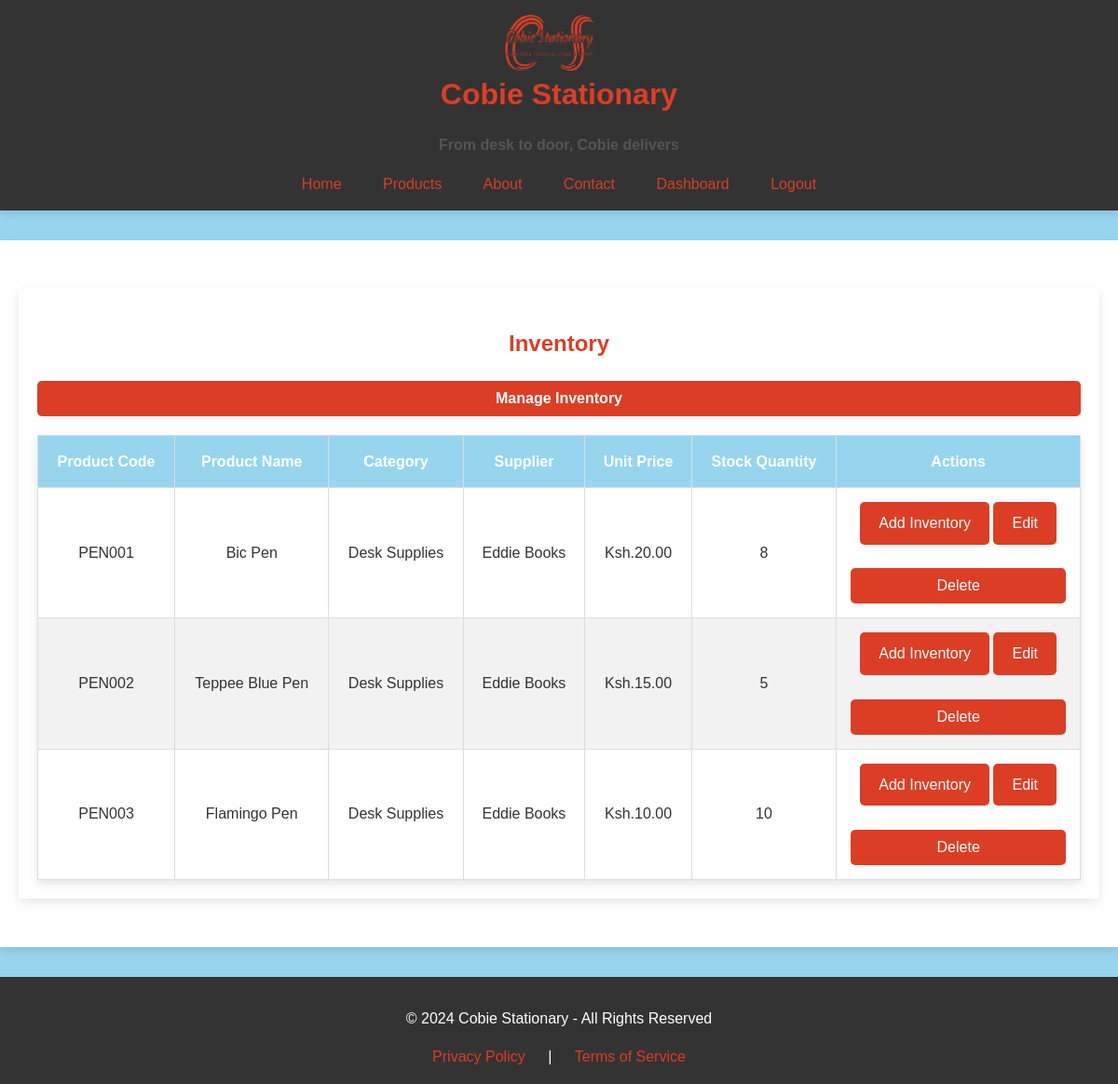
Page /inventory/view/inventory (signed in) on the committed database.
### app/models.py (models this page shows, shortened)
class Product(db.Model):
    __tablename__ = 'products'
    product_id = db.Column(db.Integer, primary_key=True, autoincrement=True)
    product_name = db.Column(db.String(255), nullable=False)
    product_code = db.Column(db.String(10), unique=True, nullable=True)  # New field for product code
    category_id = db.Column(db.Integer, db.ForeignKey('categories.category_id'), nullable=True)
    supplier_id = db.Column(db.Integer, db.ForeignKey('suppliers.supplier_id'), nullable=True)
    unit_price = db.Column(db.Numeric(10, 2), nullable=False)
    stock_quantity = db.Column(db.Integer, nullable=False, default=0)
    reorder_level = db.Column(db.Integer, nullable=False)
    discontinued = db.Column(db.Boolean, default=False)
    inventory = db.relationship('Inventory', backref='product', lazy=True)
    sales_items = db.relationship('SalesItem', backref='product', lazy=True)

class Category(db.Model):
    __tablename__ = 'categories'
    category_id = db.Column(db.Integer, primary_key=True, autoincrement=True)
    category_name = db.Column(db.String(255), nullable=False)
    description = db.Column(db.Text)
    products = db.relationship('Product', backref='category', lazy=True)

class Supplier(db.Model):
    __tablename__ = 'suppliers'
    supplier_id = db.Column(db.Integer, primary_key=True, autoincrement=True)
    supplier_name = db.Column(db.String(255), nullable=False)
    contact_name = db.Column(db.String(255), nullable=True)
    contact_email = db.Column(db.String(255), nullable=True)
    contact_phone = db.Column(db.String(20), nullable=True)
    address = db.Column(db.Text, nullable=True)
    products = db.relationship('Product', backref='supplier', lazy=True)

### app/inventory/routes.py (the view)
@inventory_bp.route('/view/inventory')
@login_required
def view_inventory():
    if current_user.role not in ['Admin', 'Salesperson']:
        flash("You don't have permission to view the inventory.", 'danger')
        return redirect(url_for('base.index'))
    products = Product.query.all()
    categories = Category.query.all()
    suppliers = Supplier.query.all()
    return render_template('view_inventory.html', products=products,
    	categories=categories, suppliers=suppliers)

### app/inventory/templates/view_inventory.html (shortened to what this page needs)
{% extends 'base.html' %}
{% block head %}
<link rel="stylesheet" href="{{ url_for('static', filename='css/inventory.css') }}">
<link rel="stylesheet" href="{{ url_for('static', filename='css/forms.css') }}">
<link rel="stylesheet" href="{{ url_for('static', filename='css/tables.css') }}">
{% endblock %}
{% block content %}
<div class="container">
    <h2>Inventory</h2>
    <button class="collapsible">Manage Inventory</button>
    <table class="table">
        <thead>
            <tr>
                <th>Product Code</th>
                <th>Product Name</th>
                <th>Category</th>
                <th>Supplier</th>
                <th>Unit Price</th>
                <th>Stock Quantity</th>
                <th>Actions</th>
            </tr>
        </thead>
        <tbody>
            {% for product in products %}
            <tr>
                <td>{{ product.product_code if product.product_code else 'N/A' }}</td>
                <td>{{ product.product_name }}</td>
                <td>{{ product.category.category_name if product.category else 'N/A' }}</td>
                <td>{{ product.supplier.supplier_name if product.supplier else 'N/A' }}</td>
                <td>Ksh.{{ product.unit_price }}</td>
                <td>{{ product.stock_quantity }}</td>
                <td>
                    <a href="{{ url_for('inventory.add_inventory', product_id=product.product_id) }}" class="btn btn-primary btn-sm">Add Inventory</a>
                    <a href="{{ url_for('inventory.update_product', product_id=product.product_id) }}" class="btn btn-warning btn-sm">Edit</a><br><br>
                    <form method="POST" action="{{ url_for('inventory.delete_product', product_id=product.product_id) }}" onsubmit="return confirm('Are you sure you want to delete this product?');" >
                        <button type="submit" class="btn btn-danger btn-sm">Delete</button>
                    </form>
                </td>
            </tr>
            {% endfor %}
        </tbody>
    </table>
</div>
{% endblock %}

### app/static/css/styles.css (style rules this page uses)
body { background-color: #97D5EE; color: #DB3E25; font-family: 'Arial', sans-serif; margin: 0; padding: 0; line-height: 1.6; text-align: center; }
.container { max-width: 1200px; margin: 2rem auto; padding: 1.25rem; }

### app/static/css/inventory.css (style rules this page uses)
.collapsible { background-color: #DB3E25; color: white; cursor: pointer; padding: 10px; width: 100%; text-align: center; border: none; outline: none; font-size: 1.2rem; font-weight: bold; }
a { color: #DB3E25; text-decoration: none; padding: 0.625rem 1.25rem; border-radius: 5px; transition: background-color 0.3s ease; }

### app/static/css/forms.css (style rules this page uses)
button { background-color: #DB3E25; color: #ffffff; padding: 0.75rem 1.5rem; border: none; border-radius: 5px; cursor: pointer; font-size: 1rem; width: 100%; text-align: center; transition: background-color 0.3s ease; }

### app/static/css/tables.css (style rules this page uses)
.container { max-width: 1200px; margin: 2rem auto; padding: 1.25rem; background-color: #ffffff; box-shadow: 0px 4px 10px rgba(0, 0, 0, 0.1); }
.table { width: 100%; border-collapse: collapse; margin-top: 20px; box-shadow: 0px 4px 10px rgba(0, 0, 0, 0.1); }
.table th, .table td { padding: 15px; border: 1px solid #ddd; text-align: center; }
.table th { background-color: #97D5EE; color: #ffffff; font-weight: bold; }
.table tbody tr:nth-child(even) { background-color: #f2f2f2; }
.table tbody td { color: #333333; }
.btn { padding: 10px 20px; background-color: #DB3E25; color: #ffffff; border: none; border-radius: 5px; cursor: pointer; text-decoration: none; display: inline-block; transition: background-color 0.3s ease; }
.collapsible { background-color: #DB3E25; color: white; cursor: pointer; padding: 10px; border: none; border-radius: 5px; text-align: center; outline: none; font-size: 1rem; }

### rows in the picture
Product: product_code "PEN001", product_name "Bic Pen", category "Desk Supplies", supplier "Eddie Books", unit_price "20.00", stock_quantity "8"
Product: product_code "PEN002", product_name "Teppee Blue Pen", category "Desk Supplies", supplier "Eddie Books", unit_price "15.00", stock_quantity "5"
Product: product_code "PEN003", product_name "Flamingo Pen", category "Desk Supplies", supplier "Eddie Books", unit_price "10.00", stock_quantity "10"
